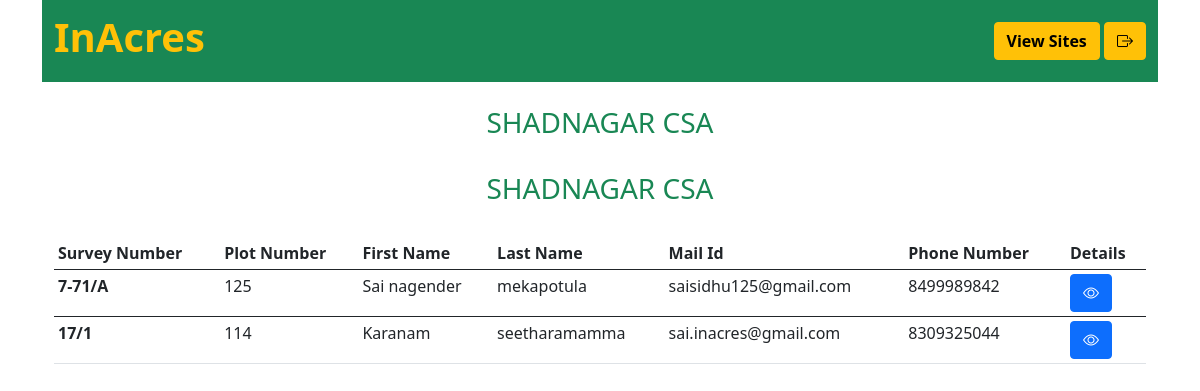
/user_details/shadnagar/ (signed in), run on the app's committed database.
### app/models.py (models this page shows, shortened)
class Document_details(models.Model):
    project_name = models.ForeignKey(New_project, on_delete=models.CASCADE)
    plot_no = models.ForeignKey(New_registration, on_delete=models.CASCADE, related_name='plot_nos')
    katha_no = models.CharField(max_length=50, blank=False, null=False, unique=True, help_text='Enter Katha Number..')
    new_passbook_no = models.CharField(max_length=50, blank=False, null=False, unique=True, help_text='Enter passbook Number..')
    document_no = models.CharField(max_length=100, blank=False, null=False, unique=True, help_text='Enter Extent document number..')
    aadhar_no = models.BigIntegerField( unique=True, help_text='Enter Aadhar Number..')
    pass_photo = models.ImageField(upload_to='app/',null=False, blank=False, editable=True,  help_text='Upload Passport size Image..')
    passbook_photo = models.ImageField(upload_to='app/',null=False, blank=False, editable=True,  help_text='Upload passbook Image..')
    Note = models.TextField(help_text='please enter note..')

class New_project(models.Model):
    project_name = models.CharField(max_length=100, unique=True, blank=False, null=False)

class New_registration(models.Model):
    STATE = (
        ('AP', 'ANDHRA PRADESH'),
        ('TS', 'TELANGANA')
    )
    project_name = models.ForeignKey(New_project, on_delete=models.CASCADE)
    plot_no = models.CharField(max_length=20, unique=True, blank=False, null=False)
    first_name = models.CharField(max_length=100, blank=False, null=False)
    last_name = models.CharField(max_length=100, blank=False, null=False)
    mail_id = models.EmailField(max_length=100, blank=False, null=False)
    mobile_no  = models.CharField(max_length=15, blank=False, null=False, unique=True)
    survey_no = models.CharField(max_length=50, blank=False, null=False)
    address = models.CharField(max_length=150, blank=False, null=False)
    mandal = models.CharField(max_length=50, null=True, blank=True)
    city = models.CharField(max_length=50, blank=False, null=False)
    district = models.CharField(max_length=50, blank=False, null=False)
    state = models.CharField(max_length=50, choices=STATE)
    pincode = models.CharField(max_length=6)

### app/views.py (the view)
# urls.py: path('user_details/shadnagar/', views.user_details_shadnagar, name='userdetailsshadnagar'),
@login_required
def user_details_shadnagar(request):
    query = Document_details.objects.filter(project_name__project_name="SHADNAGAR CSA")
    return render(request, 'app/user_details_shadnagar.html', {'query': query})

### app/templates/app/user_details_shadnagar.html (shortened to what this page needs)
{% extends 'app/base.html' %}
{% load static %}
{% load bootstrap5 %}
{% block content %}
{% for project in query %}
  <div class="row">
    <div class="col text-center">
      <b><h3 class='text-success'>{{project.project_name.project_name}}</h3></b>
    </div>
  </div>
{% endfor %}</br>
<div class='container table-responsive'>
<table class="table table-hover table-sm">
  <thead>
    <tr>
      <th scope="col">Survey Number</th>
      <th scope="col">Plot Number</th>
      <th scope="col">First Name</th>
      <th scope="col">Last Name</th>
      <th scope="col">Mail Id</th>
      <th scope="col">Phone Number</th>
      <th scope='col'>Details</th>
    </tr>
  </thead>
  {% for project in query %}
  <tbody>
    <tr>
      <th scope="row">{{project.plot_no.survey_no}}</th>
      <td>{{project.plot_no.plot_no}}</td>
      <td>{{project.plot_no.first_name}}</td>
      <td>{{project.plot_no.last_name}}</td>
      <td>{{project.plot_no.mail_id}}</td>
      <td>{{project.plot_no.mobile_no}}</td>
      <td><a href="{% url 'app:details'  pk=project.pk %}"><i class="bi bi-eye btn btn-primary" aria-hidden="true"></i> </a></td>
    </tr>
    {% endfor %}
  </tbody>
</table>
 </div>
{% endblock %}

### data on the page
Document_details: project_name.project_name "SHADNAGAR CSA", plot_no.survey_no "7-71/A", plot_no.plot_no "125", plot_no.first_name "Sai nagender", plot_no.last_name "mekapotula", plot_no.mail_id "saisidhu125@gmail.com", plot_no.mobile_no "8499989842"
Document_details: project_name.project_name "SHADNAGAR CSA", plot_no.survey_no "17/1", plot_no.plot_no "114", plot_no.first_name "Karanam", plot_no.last_name "seetharamamma", plot_no.mail_id "sai.inacres@gmail.com", plot_no.mobile_no "8309325044"
